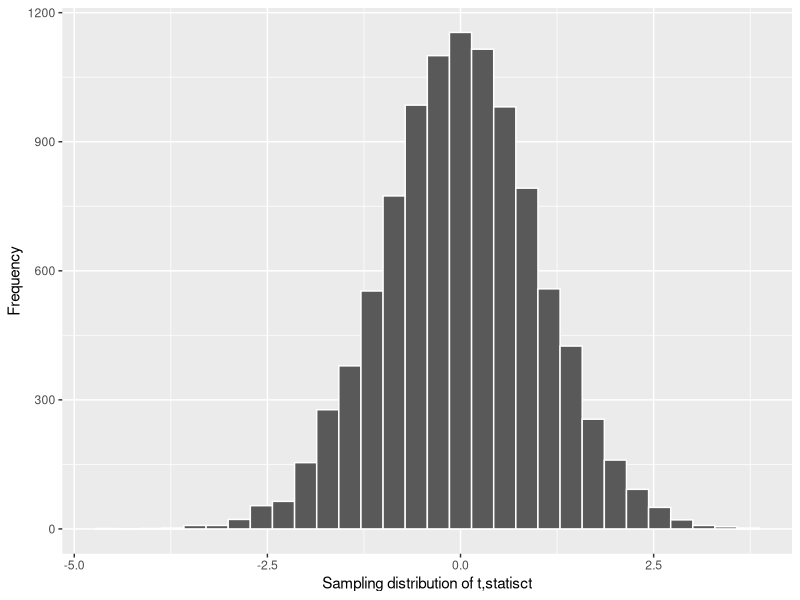

Recreate this plot in R.
head(precip)
is.vector(precip)
mean(precip)
t.statistic <- function(thesample,thepopulation)
{
  numerator <- mean(thesample) - mean(thepopulation)
  denominator <- sd(thesample)/sqrt(length(thesample))
  t.stat <- numerator/denominator
  return(t.stat)
}
population.precipitation <- rnorm(100000, mean = 38)
t.stats <- numeric(10000)
for (i in 1:10000)
{
  a.sample <- sample(population.precipitation,70)
  t.stats[i] <- t.statistic(a.sample,population.precipitation)
}
library(ggplot2)
tmpdata <- data.frame(vals = t.stats)
qplot(vals,data = tmpdata,color = I("white"),geom = "histogram",xlab = "Sampling distribution of t,statisct",ylab = "Frequency")
t.statistic(precip,population.precipitation)
qt(0.025,df = 69)
t.test(precip,mu = 38)
t.test(precip,mu = 38, alternative = "less")
